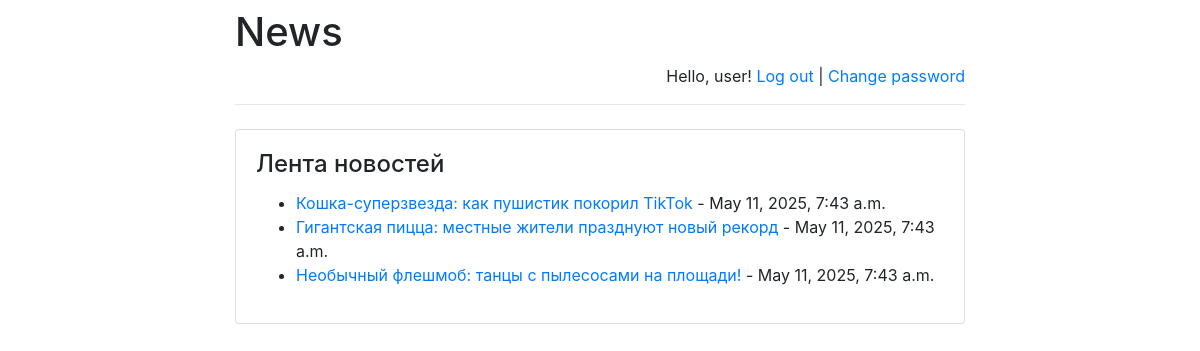
Page /news/ (signed in) on the committed database.
### news/models.py (models this page shows, shortened)
class News(models.Model):
    title = models.CharField(max_length=255)
    content = models.TextField()
    pub_date = models.DateTimeField(auto_now_add=True)

### news/views.py (the view)
# urls.py: path('', views.news_list, name='news_list'),
def news_list(request):
    news = News.objects.all().order_by('-pub_date')
    return render(request, 'news/news_list.html', {'news': news})

### news/templates/news/news_list.html
{% extends 'base.html' %}
{% block main %}
    <h4 class="card-title">Лента новостей</h4>
    <ul>
        {% for item in news %}
            <li><a href="{% url 'news_detail' item.id %}">{{ item.title }}</a> - {{ item.pub_date }}</li>
        {% endfor %}
    </ul>
{% endblock %}

### news/templates/base.html (shortened to what this page needs)
<!doctype html>
<html lang="ru">
<head>
    <link rel="stylesheet"
href="https://stackpath.bootstrapcdn.com/bootstrap/4.1.3/css/bootstrap.min.css">
</head>
<body>
<div class="container">
    <div class="row justify-content-center">
        <div class="col-8">
            <h1 class="mt-2">News</h1>
            {% if user.is_authenticated %}
                <p class="text-right">
                    Hello, {{ user.username }}!
                    <a href="/news/logout">Log out</a> |
                    <a href="/news/password-change">
                        Change password
                    </a>
                </p>
            {% else %}
                <p class="text-right">
                    <a href="/news/login">Log in</a> |
                    <a href="/news/register">Register</a>
                </p>
            {% endif %}
            <hr class="mt-0 mb-4">
            <div class="card">
                <div class="card-body">
                    {% block main %}
                    {% endblock %}
                </div>
            </div>
        </div>
    </div>
</div>
</body>
</html>

### rows in the picture
News: title "Кошка-суперзвезда: как пушистик покорил TikTok", pub_date "May 11, 2025, 7:43 a.m."
News: title "Гигантская пицца: местные жители празднуют новый рекорд", pub_date "May 11, 2025, 7:43 a.m."
News: title "Необычный флешмоб: танцы с пылесосами на площади!", pub_date "May 11, 2025, 7:43 a.m."

### other values in the picture
{{ user.username }} "user"
